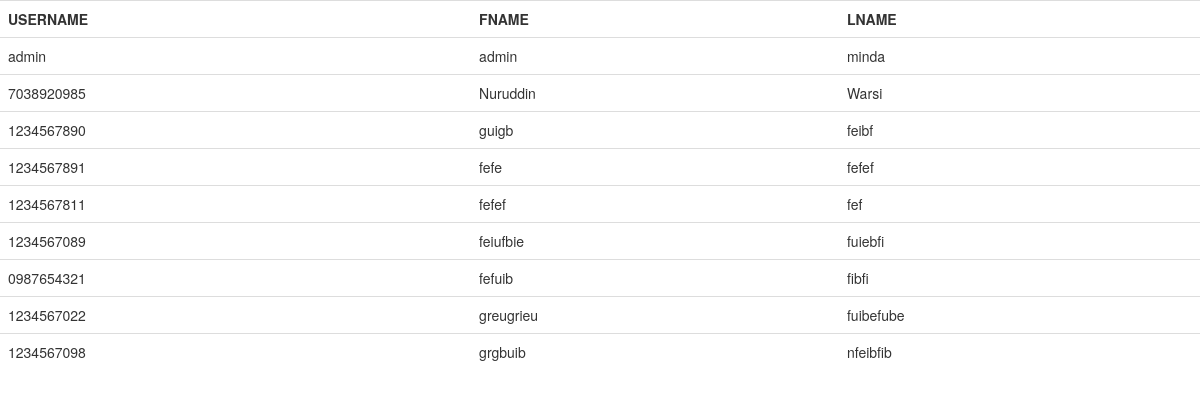
Screenshot of /display.php with the database file from the repository.
### tables this page shows
CREATE TABLE `users` (
  `uid` int(11) NOT NULL,
  `uname` varchar(10) NOT NULL,
  `email` varchar(50) NOT NULL,
  `pw` char(60) NOT NULL,
  `role` varchar(10) DEFAULT NULL,
  `fname` varchar(20) NOT NULL,
  `lname` varchar(20) NOT NULL,
  `tcode` varchar(20) NOT NULL,
  `h_phone` int(10) NOT NULL
);

### display.php (the view, shortened to what this page needs)
<!DOCTYPE html>
<html lang="en">
<head>
    <link rel="stylesheet" href="https://maxcdn.bootstrapcdn.com/bootstrap/3.4.0/css/bootstrap.min.css">
</head>
<body>
</body>
</html>
<?php
        require_once("connect.php");
        echo "<table class='table'>
                <tr>
                    <th>USERNAME</th>
                    <th>FNAME</th>
                    <th>LNAME</th>
                </tr>";
       $sql = "SELECT * FROM users";
       $res = $mysqli->query($sql);
       while($row = $res->fetch_array()){
            echo "<tr>
                    <td>$row[1]</td>
                    <td>$row[5]</td>
                    <td>$row[6]</td>
                </tr>";
       }
       echo "</table>";
?>

### rows the page displays
users: uname "admin", fname "admin", lname "minda"
users: uname "7038920985", fname "Nuruddin", lname "Warsi"
users: uname "1234567890", fname "guigb", lname "feibf"
users: uname "1234567891", fname "fefe", lname "fefef"
users: uname "1234567811", fname "fefef", lname "fef"
users: uname "1234567089", fname "feiufbie", lname "fuiebfi"
users: uname "0987654321", fname "fefuib", lname "fibfi"
users: uname "1234567022", fname "greugrieu", lname "fuibefube"
users: uname "1234567098", fname "grgbuib", lname "nfeibfib"
